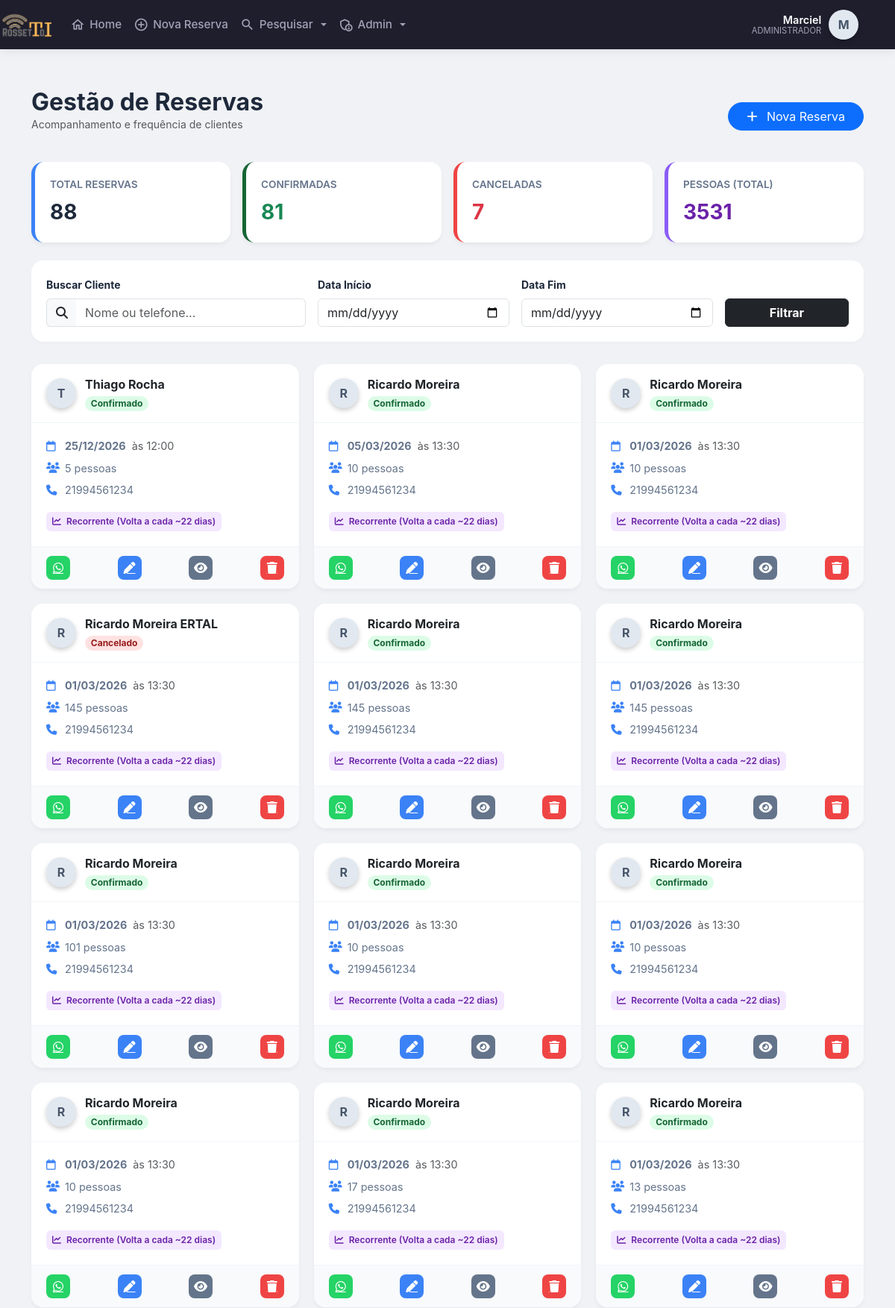
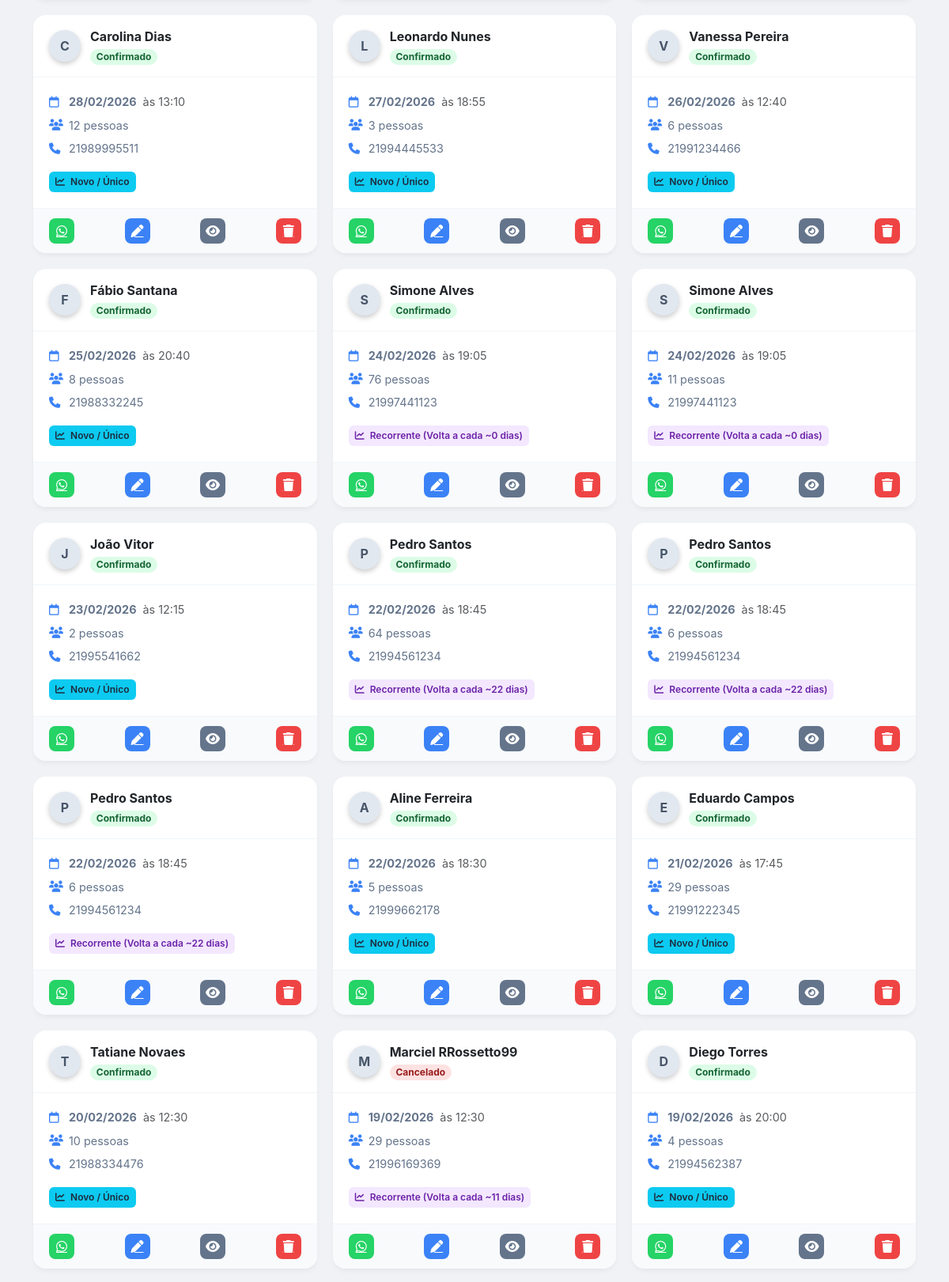
The page /listarReserva_moderno.php (signed in, upper part) on the database its author committed (2 pictures, top to bottom).
### tables this page shows
CREATE TABLE `clientes` (
  `id` int(11) NOT NULL AUTO_INCREMENT,
  `nome` varchar(100) NOT NULL,
  `data` date NOT NULL,
  `num_pessoas` int(11) NOT NULL,
  `horario` time NOT NULL,
  `telefone` varchar(255) DEFAULT NULL,
  `telefone2` varchar(255) DEFAULT NULL,
  `tipo_evento` varchar(50) NOT NULL,
  `forma_pagamento` varchar(50) NOT NULL,
  `valor_rodizio` int(11) DEFAULT NULL,
  `num_mesa` varchar(255) DEFAULT NULL,
  `observacoes` varchar(300) NOT NULL,
  `obsCliente` varchar(255) DEFAULT NULL,
  `data_emissao` datetime NOT NULL DEFAULT current_timestamp(),
  `status` tinyint(1) DEFAULT 1,
  `confirmado` tinyint(1) DEFAULT 0,
  `usuario_id` int(11) DEFAULT NULL,
  `motivo_cancelamento` varchar(255) DEFAULT NULL,
  PRIMARY KEY (`id`)
);

### listarReserva_moderno.php (the view, shortened to what this page needs)
<?php
require 'config.php';
require 'cabecalho.php';
$data_inicio = $_GET['data_inicio'] ?? "";
$data_fim    = $_GET['data_fim'] ?? "";
$busca       = $_GET['busca'] ?? "";
$where = " WHERE 1=1 ";
$params = [];
$stmt = $pdo->prepare("SELECT * FROM clientes $where ORDER BY data DESC, id DESC");
$stmt->execute($params);
$reservas = $stmt->fetchAll(PDO::FETCH_ASSOC);
$totalReservas = count($reservas);
$totalPessoas  = 0;
$ativos        = 0;
$cancelados    = 0;
$historicoClientes = [];
foreach ($reservas as $r) {
    $totalPessoas += (int)$r['num_pessoas'];
    if ($r['status'] == 1) $ativos++; else $cancelados++;
    $tel = $r['telefone'];
    if (!isset($historicoClientes[$tel])) {
        $historicoClientes[$tel] = [];
    }
    $historicoClientes[$tel][] = $r['data'];
}
$frequenciaCliente = [];
foreach ($historicoClientes as $tel => $datas) {
    $qtd = count($datas);
    if ($qtd <= 1) {
        $frequenciaCliente[$tel] = [
            'tipo' => 'Novo / Único',
            'media_dias' => 0,
            'badge_class' => 'bg-info'
        ];
    } else {
        rsort($datas);
        $intervalos = [];
        for ($i = 0; $i < count($datas) - 1; $i++) {
            $d1 = new DateTime($datas[$i]);
            $d2 = new DateTime($datas[$i+1]);
            $diff = $d1->diff($d2);
            $intervalos[] = $diff->days;
        }
        $media = count($intervalos) > 0 ? array_sum($intervalos) / count($intervalos) : 0;
        $media = round($media);
        $frequenciaCliente[$tel] = [
            'tipo' => "Recorrente (Volta a cada ~$media dias)",
            'media_dias' => $media,
            'badge_class' => 'bg-purple'
        ];
    }
}
?>
<!DOCTYPE html>
<html lang="pt-br">
<head>
<link href="https://cdn.jsdelivr.net/npm/bootstrap@5.3.0/dist/css/bootstrap.min.css" rel="stylesheet">
<link href="https://cdnjs.cloudflare.com/ajax/libs/font-awesome/6.4.0/css/all.min.css" rel="stylesheet">
</head>
<body>
<div class="container mt-5">
    <div class="d-flex justify-content-between align-items-center mb-4">
        <div>
            <h2 class="fw-bold mb-0">Gestão de Reservas</h2>
            <p class="text-muted small">Acompanhamento e frequência de clientes</p>
        </div>
        <a href="nova_reserva.php" class="btn btn-primary rounded-pill px-4">
            <i class="fa-solid fa-plus me-2"></i> Nova Reserva
        </a>
    </div>
    <div class="row mb-4 g-3">
        <div class="col-md-3">
            <div class="kpi-card" style="border-color: #3b82f6;">
                <div class="kpi-title">Total Reservas</div>
                <div class="kpi-value"><?= $totalReservas ?></div>
            </div>
        </div>
        <div class="col-md-3">
            <div class="kpi-card" style="border-color: #166534;">
                <div class="kpi-title">Confirmadas</div>
                <div class="kpi-value text-success"><?= $ativos ?></div>
            </div>
        </div>
        <div class="col-md-3">
            <div class="kpi-card" style="border-color: #ef4444;">
                <div class="kpi-title">Canceladas</div>
                <div class="kpi-value text-danger"><?= $cancelados ?></div>
            </div>
        </div>
        <div class="col-md-3">
            <div class="kpi-card" style="border-color: #8b5cf6;">
                <div class="kpi-title">Pessoas (Total)</div>
                <div class="kpi-value" style="color:#6b21a8"><?= $totalPessoas ?></div>
            </div>
        </div>
    </div>
    <div class="filter-section">
        <form method="GET" class="row g-3 align-items-end">
            <div class="col-md-4">
                <label class="form-label fw-bold small">Buscar Cliente</label>
                <div class="input-group">
                    <span class="input-group-text bg-light border-end-0"><i class="fa-solid fa-search"></i></span>
                    <input type="text" name="busca" class="form-control border-start-0"
                           placeholder="Nome ou telefone..." value="<?= htmlspecialchars($busca) ?>">
                </div>
            </div>
            <div class="col-md-3">
                <label class="form-label fw-bold small">Data Início</label>
                <input type="date" name="data_inicio" class="form-control" value="<?= $data_inicio ?>">
            </div>
            <div class="col-md-3">
                <label class="form-label fw-bold small">Data Fim</label>
                <input type="date" name="data_fim" class="form-control" value="<?= $data_fim ?>">
            </div>
            <div class="col-md-2">
                <button class="btn btn-dark w-100 fw-bold">Filtrar</button>
            </div>
        </form>
    </div>
    <div class="reserva-grid">
    <?php foreach ($reservas as $r):
        $id = $r['id'];
        $nome = htmlspecialchars($r['nome']);
        $tel = $r['telefone'];
        $status = $r['status'];
        $statusClass = $status == 1 ? 'badge-status-1' : 'badge-status-0';
        $statusLabel = $status == 1 ? 'Confirmado' : 'Cancelado';
        $freqData = $frequenciaCliente[$tel] ?? ['tipo'=>'Novo', 'badge_class'=>'bg-secondary'];
        $cleanTel = preg_replace('/\D/', '', $tel);
        $whatsMsg = urlencode("Olá $nome, confirmando sua reserva para " . date('d/m', strtotime($r['data'])));
        $whatsLink = "https://wa.me/55$cleanTel?text=$whatsMsg";
    ?>
    <div class="card-reserva">
        <div class="card-header-custom">
            <div class="d-flex align-items-center">
                <div class="user-avatar">
                    <?= strtoupper(substr($nome, 0, 1)) ?>
                </div>
                <div>
                    <div class="fw-bold text-dark"><?= $nome ?></div>
                    <span class="badge rounded-pill <?= $statusClass ?>"><?= $statusLabel ?></span>
                </div>
            </div>
        </div>
        <div class="card-body-custom">
            <div class="info-row">
                <i class="fa-regular fa-calendar"></i>
                <strong><?= date('d/m/Y', strtotime($r['data'])) ?></strong>
                <span class="ms-2 text-muted">às <?= substr($r['horario'], 0, 5) ?></span>
            </div>
            <div class="info-row">
                <i class="fa-solid fa-users"></i>
                <span><?= $r['num_pessoas'] ?> pessoas</span>
            </div>
            <div class="info-row">
                <i class="fa-solid fa-phone"></i>
                <span><?= $tel ?></span>
            </div>
            <div class="frequency-tag <?= $freqData['badge_class'] ?>">
                <i class="fa-solid fa-chart-line me-1"></i> <?= $freqData['tipo'] ?>
            </div>
        </div>
        <div class="action-bar">
            <a href="<?= $whatsLink ?>" target="_blank" class="btn-icon btn-whats" title="WhatsApp"><i class="fa-brands fa-whatsapp"></i></a>
            <a href="editar_reserva.php?id=<?= $id ?>" class="btn-icon btn-edit" title="Editar"><i class="fa-solid fa-pen"></i></a>
            <button class="btn-icon btn-view" onclick="openDetails(<?= htmlspecialchars(json_encode($r)) ?>)" title="Ver Detalhes"><i class="fa-solid fa-eye"></i></button>
            <a href="excluir_reserva.php?id=<?= $id ?>" class="btn-icon btn-del" onclick="return confirm('Tem certeza?')" title="Excluir"><i class="fa-solid fa-trash"></i></a>
        </div>
    </div>
    <?php endforeach; ?>
    </div>
</div>
</body>
</html>

### cabecalho.php (shortened to what this page needs)
<?php
require 'config.php';
$nome_usuario = "Visitante";
$status = null;
$letra_avatar = "U";
if (isset($_SESSION['mmnlogin'])) {
    $user_id = $_SESSION['mmnlogin'];
    try {
        $sql = $pdo->prepare("SELECT nome, status, email FROM login WHERE id = :id");
        $sql->bindValue(':id', $user_id);
        $sql->execute();
        if ($sql->rowCount() > 0) {
            $usuario = $sql->fetch(PDO::FETCH_ASSOC);
            $nome_completo = ucwords(strtolower($usuario['nome']));
            $partes_nome = explode(' ', $nome_completo);
            $nome_usuario = $partes_nome[0];
            $status = $usuario['status'];
            $letra_avatar = strtoupper(substr($nome_usuario, 0, 1));
        }
    } catch (PDOException $e) {
    }
}
?>
<!DOCTYPE html>
<html lang="pt-br">
<head>
    <link rel="stylesheet" href="https://cdn.jsdelivr.net/npm/bootstrap@4.6.2/dist/css/bootstrap.min.css">
    <link rel="stylesheet" href="https://cdnjs.cloudflare.com/ajax/libs/font-awesome/6.5.0/css/all.min.css">
</head>
<body>
<nav class="navbar navbar-expand-lg navbar-dark fixed-top navbar-custom">
    <a class="navbar-brand mr-auto" href="index.php">
        <img src="./rossetto28.png" alt="Logo">
    </a>
    <div class="collapse navbar-collapse" id="menuPrincipal">
        <ul class="navbar-nav mr-auto ml-3">
            <li class="nav-item">
                <a class="nav-link" href="index.php">
                    <i class="material-icons-outlined">home</i> Home
                </a>
            </li>
            <li class="nav-item">
                <a class="nav-link" href="adicionar_reserva.php">
                    <i class="material-icons-outlined">add_circle_outline</i> Nova Reserva
                </a>
            </li>
            <li class="nav-item dropdown">
                <a class="nav-link dropdown-toggle" href="#" id="dropPesquisa" data-toggle="dropdown" aria-haspopup="true" aria-expanded="false">
                    <i class="material-icons-outlined">search</i> Pesquisar
                </a>
            </li>
            <?php if ($status == 1): ?>
            <li class="nav-item dropdown">
                <a class="nav-link dropdown-toggle" href="#" id="dropAdmin" data-toggle="dropdown" aria-haspopup="true" aria-expanded="false">
                    <i class="material-icons-outlined">admin_panel_settings</i> Admin
                </a>
            </li>
            <?php endif; ?>
        </ul>
        <ul class="navbar-nav d-none d-lg-flex align-items-center">
            <li class="nav-item dropdown">
                <div class="user-profile-widget" data-toggle="dropdown" aria-haspopup="true" aria-expanded="false">
                    <div class="user-info text-right">
                        <span class="user-name"><?= htmlspecialchars($nome_usuario) ?></span>
                        <span class="user-role"><?= ($status == 1) ? 'Administrador' : 'Colaborador' ?></span>
                    </div>
                    <div class="user-avatar">
                        <?= $letra_avatar ?>
                    </div>
                    <i class="fas fa-chevron-down text-muted ml-1" style="font-size: 0.8rem;"></i>
                </div>
            </li>
        </ul>
    </div>
</nav>
</body>
</html>

### cabecalho.php (style rules this page uses)
:root { --primary-bg: #1e1e2d; --active-color: #3699ff; --text-color: #a2a3b7; --text-hover: #ffffff; }
body { padding-top: 70px; background-color: #f5f8fa; }
.navbar-custom { background-color: var(--primary-bg); box-shadow: 0 0 15px rgba(0,0,0,0.1); padding: 0.5rem 1rem; }
.navbar-brand img { height: 35px; transition: transform 0.2s; }
.navbar-dark .navbar-nav .nav-link { color: var(--text-color); font-weight: 500; font-size: 0.95rem; display: flex; align-items: center; gap: 6px; padding: 0.8rem 1rem; border-radius: 6px; transition: all 0.2s ease; }
.material-icons-outlined { font-size: 20px; }
.user-profile-widget { cursor: pointer; padding: 5px 10px; border-radius: 50px; transition: background 0.2s; display: flex; align-items: center; gap: 10px; }
.user-avatar { width: 36px; height: 36px; background: linear-gradient(135deg, #3699ff, #0055ff); color: white; border-radius: 50%; display: flex; align-items: center; justify-content: center; font-weight: 700; font-size: 16px; box-shadow: 0 3px 6px rgba(0,0,0,0.2); }
.user-info { display: flex; flex-direction: column; line-height: 1.1; }
.user-name { color: white; font-weight: 600; font-size: 0.9rem; }
.user-role { color: var(--text-color); font-size: 0.7rem; text-transform: uppercase; }

### listarReserva_moderno.php (style rules this page uses)
:root { --bg-color: #f0f2f5; --card-bg: #ffffff; --text-primary: #1e293b; --text-secondary: #64748b; --primary-color: #3b82f6; }
body { background-color: var(--bg-color); font-family: 'Inter', system-ui, sans-serif; color: var(--text-primary); padding-bottom: 50px; }
.kpi-card { background: var(--card-bg); border-radius: 16px; padding: 20px; box-shadow: 0 4px 6px -1px rgba(0, 0, 0, 0.05); border-left: 5px solid var(--primary-color); transition: transform 0.2s; }
.kpi-title { font-size: 0.85rem; color: var(--text-secondary); font-weight: 600; text-transform: uppercase; }
.kpi-value { font-size: 1.75rem; font-weight: 700; margin-top: 5px; }
.filter-section { background: var(--card-bg); border-radius: 16px; padding: 20px; box-shadow: 0 2px 4px rgba(0,0,0,0.02); margin-bottom: 30px; }
.reserva-grid { display: grid; grid-template-columns: repeat(auto-fill, minmax(340px, 1fr)); gap: 20px; }
.card-reserva { background: var(--card-bg); border-radius: 16px; border: none; box-shadow: 0 4px 6px -1px rgba(0, 0, 0, 0.05); transition: all 0.2s ease; position: relative; overflow: hidden; }
.card-header-custom { padding: 15px 20px; border-bottom: 1px solid #f1f5f9; display: flex; justify-content: space-between; align-items: center; }
.user-avatar { width: 40px; height: 40px; background: #e2e8f0; border-radius: 50%; display: flex; align-items: center; justify-content: center; font-weight: bold; color: #475569; margin-right: 12px; }
.card-body-custom { padding: 20px; }
.info-row { display: flex; align-items: center; margin-bottom: 8px; color: var(--text-secondary); font-size: 0.9rem; }
.info-row i { width: 25px; color: var(--primary-color); }
.badge-status-1 { background-color: #dcfce7; color: #166534; }
.badge-status-0 { background-color: #fee2e2; color: #991b1b; }
.bg-purple { background-color: #f3e8ff; color: #6b21a8; }
.frequency-tag { font-size: 0.75rem; padding: 4px 8px; border-radius: 6px; display: inline-block; margin-top: 10px; font-weight: 600; }
.action-bar { background: #f8fafc; padding: 12px 20px; border-top: 1px solid #f1f5f9; display: flex; justify-content: space-between; }
.btn-icon { width: 32px; height: 32px; display: flex; align-items: center; justify-content: center; border-radius: 8px; border: none; transition: 0.2s; color: white; }
.btn-whats { background: #25D366; }
.btn-edit { background: #3b82f6; }
.btn-del { background: #ef4444; }
.btn-view { background: #64748b; }

### rows shown on the page
clientes: nome "T", nome "Thiago Rocha", status "Confirmado", data "25/12/2026", horario "12:00", num_pessoas "5", telefone "21994561234", telefone "Recorrente (Volta a cada ~22 dias)"
clientes: nome "R", nome "Ricardo Moreira", status "Confirmado", data "05/03/2026", horario "13:30", num_pessoas "10", telefone "21994561234", telefone "Recorrente (Volta a cada ~22 dias)"
clientes: nome "R", nome "Ricardo Moreira", status "Confirmado", data "01/03/2026", horario "13:30", num_pessoas "10", telefone "21994561234", telefone "Recorrente (Volta a cada ~22 dias)"
clientes: nome "R", nome "Ricardo Moreira ERTAL", status "Cancelado", data "01/03/2026", horario "13:30", num_pessoas "145", telefone "21994561234", telefone "Recorrente (Volta a cada ~22 dias)"
clientes: nome "R", nome "Ricardo Moreira", status "Confirmado", data "01/03/2026", horario "13:30", num_pessoas "145", telefone "21994561234", telefone "Recorrente (Volta a cada ~22 dias)"
clientes: nome "R", nome "Ricardo Moreira", status "Confirmado", data "01/03/2026", horario "13:30", num_pessoas "145", telefone "21994561234", telefone "Recorrente (Volta a cada ~22 dias)"
clientes: nome "R", nome "Ricardo Moreira", status "Confirmado", data "01/03/2026", horario "13:30", num_pessoas "101", telefone "21994561234", telefone "Recorrente (Volta a cada ~22 dias)"
clientes: nome "R", nome "Ricardo Moreira", status "Confirmado", data "01/03/2026", horario "13:30", num_pessoas "10", telefone "21994561234", telefone "Recorrente (Volta a cada ~22 dias)"
clientes: nome "R", nome "Ricardo Moreira", status "Confirmado", data "01/03/2026", horario "13:30", num_pessoas "10", telefone "21994561234", telefone "Recorrente (Volta a cada ~22 dias)"
clientes: nome "R", nome "Ricardo Moreira", status "Confirmado", data "01/03/2026", horario "13:30", num_pessoas "10", telefone "21994561234", telefone "Recorrente (Volta a cada ~22 dias)"
clientes: nome "R", nome "Ricardo Moreira", status "Confirmado", data "01/03/2026", horario "13:30", num_pessoas "17", telefone "21994561234", telefone "Recorrente (Volta a cada ~22 dias)"
clientes: nome "R", nome "Ricardo Moreira", status "Confirmado", data "01/03/2026", horario "13:30", num_pessoas "13", telefone "21994561234", telefone "Recorrente (Volta a cada ~22 dias)"
clientes: nome "C", nome "Carolina Dias", status "Confirmado", data "28/02/2026", horario "13:10", num_pessoas "12", telefone "21989995511", telefone "Novo / Único"
clientes: nome "L", nome "Leonardo Nunes", status "Confirmado", data "27/02/2026", horario "18:55", num_pessoas "3", telefone "21994445533", telefone "Novo / Único"
clientes: nome "V", nome "Vanessa Pereira", status "Confirmado", data "26/02/2026", horario "12:40", num_pessoas "6", telefone "21991234466", telefone "Novo / Único"
clientes: nome "F", nome "Fábio Santana", status "Confirmado", data "25/02/2026", horario "20:40", num_pessoas "8", telefone "21988332245", telefone "Novo / Único"
clientes: nome "S", nome "Simone Alves", status "Confirmado", data "24/02/2026", horario "19:05", num_pessoas "76", telefone "21997441123", telefone "Recorrente (Volta a cada ~0 dias)"
clientes: nome "S", nome "Simone Alves", status "Confirmado", data "24/02/2026", horario "19:05", num_pessoas "11", telefone "21997441123", telefone "Recorrente (Volta a cada ~0 dias)"
clientes: nome "J", nome "João Vitor", status "Confirmado", data "23/02/2026", horario "12:15", num_pessoas "2", telefone "21995541662", telefone "Novo / Único"
clientes: nome "P", nome "Pedro Santos", status "Confirmado", data "22/02/2026", horario "18:45", num_pessoas "64", telefone "21994561234", telefone "Recorrente (Volta a cada ~22 dias)"
clientes: nome "P", nome "Pedro Santos", status "Confirmado", data "22/02/2026", horario "18:45", num_pessoas "6", telefone "21994561234", telefone "Recorrente (Volta a cada ~22 dias)"
clientes: nome "P", nome "Pedro Santos", status "Confirmado", data "22/02/2026", horario "18:45", num_pessoas "6", telefone "21994561234", telefone "Recorrente (Volta a cada ~22 dias)"
clientes: nome "A", nome "Aline Ferreira", status "Confirmado", data "22/02/2026", horario "18:30", num_pessoas "5", telefone "21999662178", telefone "Novo / Único"
clientes: nome "E", nome "Eduardo Campos", status "Confirmado", data "21/02/2026", horario "17:45", num_pessoas "29", telefone "21991222345", telefone "Novo / Único"
clientes: nome "T", nome "Tatiane Novaes", status "Confirmado", data "20/02/2026", horario "12:30", num_pessoas "10", telefone "21988334476", telefone "Novo / Único"
clientes: nome "M", nome "Marciel RRossetto99", status "Cancelado", data "19/02/2026", horario "12:30", num_pessoas "29", telefone "21996169369", telefone "Recorrente (Volta a cada ~11 dias)"
clientes: nome "D", nome "Diego Torres", status "Confirmado", data "19/02/2026", horario "20:00", num_pessoas "4", telefone "21994562387", telefone "Novo / Único"

### other values the page prints
$nome_usuario "Marciel"
$letra_avatar "M"
$totalReservas "88"
$ativos "81"
$cancelados "7"
$totalPessoas "3531"
